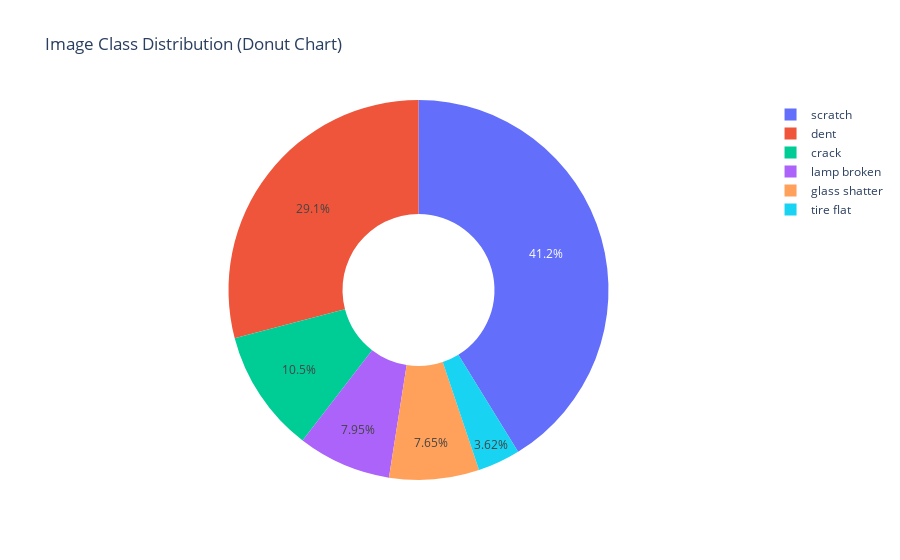

Source (notebook cell):
### Code cell
fig = px.pie(
    merged_df,
    names="name",
    values="count",
    title="Image Class Distribution (Donut Chart)",
    hole=0.4  # set 0 < hole < 1 to create a donut
)

fig.show()

### Figure 1 — Plotly figure (JSON) as saved in the notebook; plotly's stock layout.template omitted (floating-point values rounded to 4 significant figures)
{"data": [{"domain": {"x": [0, 1], "y": [0, 1]}, "hole": 0.4, "hovertemplate": "name=%{label}<br>count=%{value}<extra></extra>", "labels": ["dent", "scratch", "crack", "glass shatter", "lamp broken", "tire flat"], "legendgroup": "", "name": "", "showlegend": true, "type": "pie", "values": [1806, 2560, 651, 475, 494, 225]}], "layout": {"legend": {"tracegroupgap": 0}, "title": {"text": "Image Class Distribution (Donut Chart)"}}}
